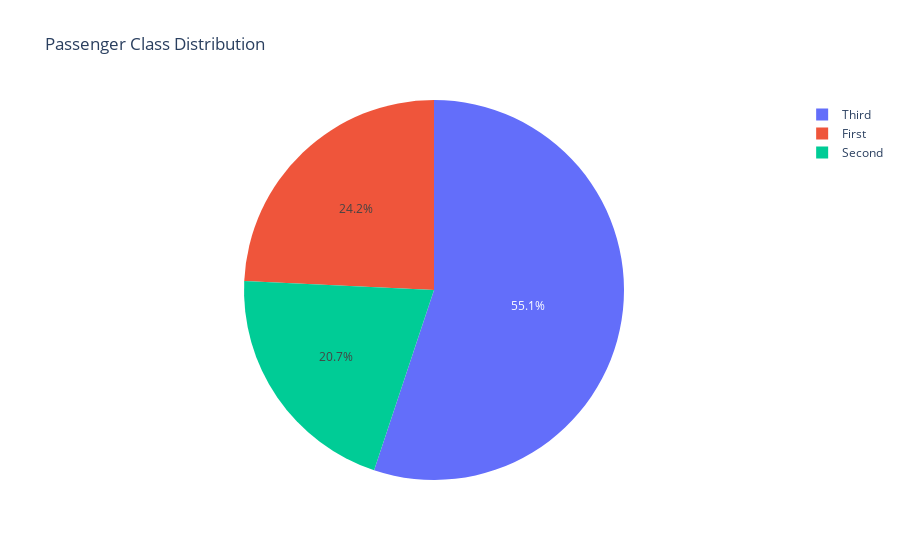

The cell this chart's notebook holds for it:
### Code cell
# 4. Passenger Class Distribution
fig4 = px.pie(df, names='class', title='Passenger Class Distribution')
fig4.show()

### Figure 1 — Plotly figure (JSON) as saved in the notebook; plotly's stock layout.template omitted (floating-point values rounded to 4 significant figures; data arrays with more than 128 entries replaced by an {"elided": "..."} marker saying what was removed)
{"data": [{"domain": {"x": [0, 1], "y": [0, 1]}, "hovertemplate": "class=%{label}<extra></extra>", "labels": {"elided": "891 str values"}, "legendgroup": "", "name": "", "showlegend": true, "type": "pie"}], "layout": {"legend": {"tracegroupgap": 0}, "title": {"text": "Passenger Class Distribution"}}}
